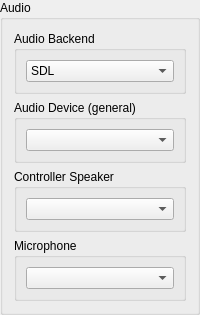
             <widget class="QGroupBox" name="groupBox_3">
              <property name="title">
               <string>Audio</string>
              </property>
              <layout class="QVBoxLayout" name="verticalLayout_19">
               <item>
                <widget class="QGroupBox" name="audioBackendGroupBox">
                 <property name="title">
                  <string>Audio Backend</string>
                 </property>
                 <layout class="QVBoxLayout" name="verticalLayout_18">
                  <item>
                   <widget class="QComboBox" name="audioBackendComboBox">
                    <property name="currentText">
                     <string notr="true">SDL</string>
                    </property>
                    <item>
                     <property name="text">
                      <string notr="true">SDL</string>
                     </property>
                    </item>
                    <item>
                     <property name="text">
                      <string notr="true">OpenAL</string>
                     </property>
                    </item>
                   </widget>
                  </item>
                 </layout>
                </widget>
               </item>
               <item>
                <widget class="QGroupBox" name="GenAudioGroupBox">
                 <property name="sizePolicy">
                  <sizepolicy hsizetype="Expanding" vsizetype="Preferred">
                   <horstretch>0</horstretch>
                   <verstretch>0</verstretch>
                  </sizepolicy>
                 </property>
                 <property name="title">
                  <string>Audio Device (general)</string>
                 </property>
                 <layout class="QVBoxLayout" name="verticalLayout_8">
                  <item>
                   <widget class="QComboBox" name="GenAudioComboBox"/>
                  </item>
                 </layout>
                </widget>
               </item>
               <item>
                <widget class="QGroupBox" name="DsSpeakerGroupBox">
                 <property name="title">
                  <string>Controller Speaker</string>
                 </property>
                 <layout class="QVBoxLayout" name="verticalLayout_9">
                  <item>
                   <widget class="QComboBox" name="DsAudioComboBox"/>
                  </item>
                 </layout>
                </widget>
               </item>
               <item>
                <widget class="QGroupBox" name="micGroupBox">
                 <property name="title">
                  <string>Microphone</string>
                 </property>
                 <layout class="QVBoxLayout" name="verticalLayout_16">
                  <item>
                   <widget class="QComboBox" name="micComboBox"/>
                  </item>
                 </layout>
                </widget>
               </item>
              </layout>
             </widget>
